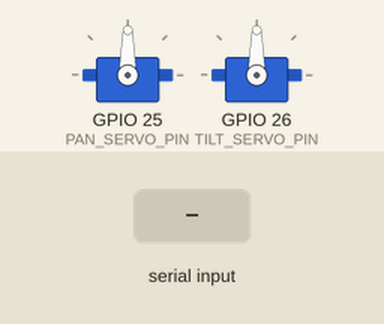
A program run on a simulated ESP32. Parts: 2 × servo. The inputs (shaded band) are chosen by the test bench.

Above: at 1.2 s.
1.3 s: "90,45\n" received over Serial
At 2.4 s:
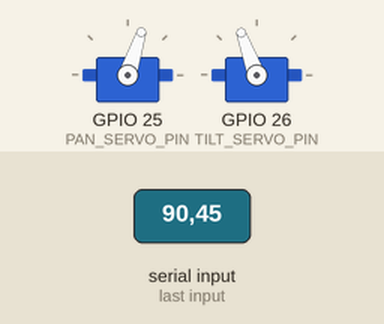
4.3 s: "30,150\n" received over Serial
At 6.4 s:
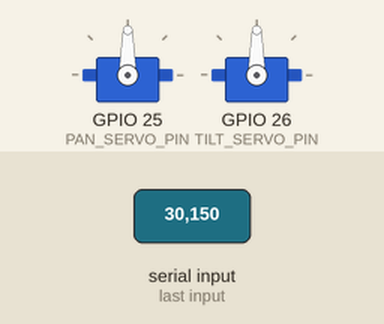
Timing chart, 0 to 7.9 s (numbered marks = the images above; inputs shaded):
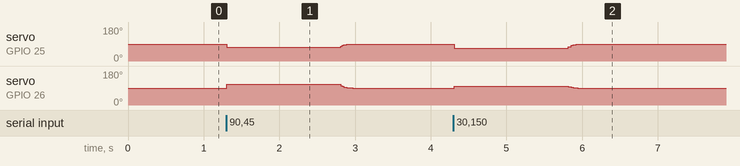

The program:

main.cpp
```cpp
/*
 * vision_guided_control - ESP32 pan/tilt servo controller
 *
 * Listens on USB serial for "X,Y\n" pixel coordinates produced by the ROS 2
 * serial_bridge_node and drives two servos so the pan/tilt mount follows the
 * target.
 *
 * Build and upload with PlatformIO (VS Code or CLI):
 *   pio run
 *   pio run -t upload
 *
 * The ESP32Servo dependency is declared in platformio.ini, so no manual
 * library installation is required.
 *
 * The control law implemented in moveServos() mirrors the reference Python in
 * ros2_ws/src/vision_guided_control/vision_guided_control/servo_math.py so the
 * simulated behaviour matches the hardware.
 *
 * HARDWARE RULE (see docs/HARDWARE_WIRING.md):
 *   NEVER power the servos from an ESP32 GPIO pin or from the ESP32's own 3.3V
 *   regulator. Use a dedicated 5V supply and tie its ground to the ESP32 GND.
 */

#include <Arduino.h>
#include <ctype.h>
#include <ESP32Servo.h>

/* ------------------------------------------------------------------ pins */

// GPIO 25 and 26 are safe, general-purpose output pins on typical ESP32
// DevKit boards: they are not strapping pins, not used by the USB-UART bridge
// and not connected to the SPI flash. Change here and update
// docs/HARDWARE_WIRING.md if your board differs.
#define PAN_SERVO_PIN   25
#define TILT_SERVO_PIN  26

/* ------------------------------------------------------------- servo limits */

// Safe mechanical range in degrees. Start conservative to protect the
// bracket; measure physical limits before widening toward 0-180.
#define PAN_MIN   20
#define PAN_MAX   160
#define TILT_MIN  20
#define TILT_MAX  160

// Starting position and position assumed when the target is lost.
#define PAN_HOME  90
#define TILT_HOME 90

// Servo pulse widths in microseconds (standard 180-degree hobby servo).
#define SERVO_MIN_PULSE_US   500
#define SERVO_MAX_PULSE_US   2400

/* ------------------------------------------------------------ control tuning */

// Camera resolution the tracker publishes. Must match the tracker_node
// parameters (frame_width / frame_height), otherwise the mapping drifts.
#define FRAME_WIDTH   640
#define FRAME_HEIGHT  480

// Control mode:
//   false = Open-loop pointer (fixed camera watching the scene; absolute mapping)
//   true  = Closed-loop visual servoing (camera mounted on the pan/tilt head;
//           incremental steps toward optical center)
#define CONTROL_MODE_CLOSED_LOOP false
#define CLOSED_LOOP_STEP_DEG     4.0f

// Proportional gain: fraction of the servo half-range applied for a target at
// the opposite frame edge (1.0 = full travel), or step multiplier in closed-loop.
#define GAIN_X        1.0f
#define GAIN_Y        1.0f

// Flip if a servo moves the wrong way for a given target direction.
#define INVERT_PAN    false
#define INVERT_TILT   false

// Ignore target motion smaller than this many pixels to suppress servo jitter.
#define DEADZONE_PX   15

// Exponential moving average factor: 0 = frozen, 1 = no smoothing.
#define SMOOTHING     0.35f

// If no valid coordinate arrives for this long, return to the home position.
#define TARGET_LOST_TIMEOUT_MS   1500UL

// Never write the servos faster than this (50 Hz is plenty and stays smooth).
#define SERVO_UPDATE_INTERVAL_MS 20UL

// Echo the resulting angles back over serial for debugging/testing.
#define SEND_ACK      false

#ifndef SERIAL_BAUD
#define SERIAL_BAUD   115200
#endif

/* ------------------------------------------------------------------- state */

Servo panServo;
Servo tiltServo;

float panAngle  = PAN_HOME;
float tiltAngle = TILT_HOME;
bool targetVisible = false;
bool returningHome = false;

unsigned long lastCommandMs = 0;
unsigned long lastServoWriteMs = 0;

// Non-blocking line buffer for the incoming serial stream.
static const size_t LINE_BUF_SIZE = 32;
char lineBuffer[LINE_BUF_SIZE];
size_t lineLength = 0;
bool discardingLine = false;

/* ------------------------------------------------------- forward declares */

void readSerial();
void processLine(char *buffer);
void moveServos(float x, float y);
void writeServos();

/* ------------------------------------------------------------------ setup */

void setup() {
  Serial.begin(SERIAL_BAUD);

  // ESP32Servo must be told the allowed pulse range before attaching.
  panServo.setPeriodHertz(50);
  tiltServo.setPeriodHertz(50);
  panServo.attach(PAN_SERVO_PIN, SERVO_MIN_PULSE_US, SERVO_MAX_PULSE_US);
  tiltServo.attach(TILT_SERVO_PIN, SERVO_MIN_PULSE_US, SERVO_MAX_PULSE_US);

  // Move to the safe home position before accepting any command.
  panAngle = PAN_HOME;
  tiltAngle = TILT_HOME;
  writeServos();

  if (SEND_ACK) {
    Serial.println("pan_tilt_controller ready");
  }
}

/* ------------------------------------------------------------------ loop */

void loop() {
  readSerial();

  unsigned long now = millis();

  // Return home smoothly when the target has been silent for a while.
  if (targetVisible && (now - lastCommandMs) > TARGET_LOST_TIMEOUT_MS) {
    targetVisible = false;
    returningHome = true;
  }

  // Throttle servo writes: fast enough for smooth motion, gentle on the servo.
  if ((now - lastServoWriteMs) >= SERVO_UPDATE_INTERVAL_MS) {
    lastServoWriteMs = now;
    if (returningHome) {
      panAngle += SMOOTHING * (PAN_HOME - panAngle);
      tiltAngle += SMOOTHING * (TILT_HOME - tiltAngle);
      if (fabs(panAngle - PAN_HOME) < 0.5f && fabs(tiltAngle - TILT_HOME) < 0.5f) {
        panAngle = PAN_HOME;
        tiltAngle = TILT_HOME;
        returningHome = false;
      }
    }
    writeServos();
  }
}

/* ---------------------------------------------------------------- I/O */

void readSerial() {
  while (Serial.available()) {
    char c = Serial.read();
    if (c == '\n' || c == '\r') {
      if (discardingLine) {
        discardingLine = false;
      } else if (lineLength > 0) {
        lineBuffer[lineLength] = '\0';
        processLine(lineBuffer);
      }
      lineLength = 0;
    } else if (discardingLine) {
      // Discard remaining bytes of an oversized line until the next terminator.
    } else if (lineLength < LINE_BUF_SIZE - 1) {
      lineBuffer[lineLength++] = c;
    } else {
      // Line too long: it cannot be a valid packet, drop until newline and resync.
      lineLength = 0;
      discardingLine = true;
    }
  }
}

void processLine(char *buffer) {
  long x = 0;
  long y = 0;

  char *comma = strchr(buffer, ',');
  if (comma == NULL) {
    return;  // Malformed: no separator.
  }
  *comma = '\0';

  char *yField = comma + 1;
  // Require an ASCII digit first so leading whitespace and +/- signs are
  // rejected consistently with serial_protocol.py.
  if (!isdigit((unsigned char)buffer[0]) || !isdigit((unsigned char)yField[0])) {
    return;
  }

  char *endX = NULL;
  char *endY = NULL;
  x = strtol(buffer, &endX, 10);
  y = strtol(yField, &endY, 10);

  // Reject "320," / ",240" / "12,34,56" / "abc,def" outright.
  if (endX == buffer || *endX != '\0' || endY == yField || *endY != '\0') {
    return;
  }
  if (x < 0 || x > 65535 || y < 0 || y > 65535) {
    return;  // Out of range: never forward impossible coordinates to the servos.
  }

  moveServos((float)x, (float)y);
}

/* -------------------------------------------------------------- control */

void moveServos(float x, float y) {
  float halfWidth = FRAME_WIDTH / 2.0f;
  float halfHeight = FRAME_HEIGHT / 2.0f;

  float errorX = x - halfWidth;
  float errorY = y - halfHeight;

  float targetPan = CONTROL_MODE_CLOSED_LOOP ? panAngle : PAN_HOME;
  float targetTilt = CONTROL_MODE_CLOSED_LOOP ? tiltAngle : TILT_HOME;

  if (fabs(errorX) > DEADZONE_PX) {
    if (CONTROL_MODE_CLOSED_LOOP) {
      float deltaPan = GAIN_X * (errorX / halfWidth) * CLOSED_LOOP_STEP_DEG;
      if (INVERT_PAN) {
        deltaPan = -deltaPan;
      }
      targetPan = panAngle + deltaPan;
    } else {
      targetPan = PAN_HOME + GAIN_X * (errorX / halfWidth)
                  * ((PAN_MAX - PAN_MIN) / 2.0f);
      if (INVERT_PAN) {
        targetPan = PAN_HOME - (targetPan - PAN_HOME);
      }
    }
  }

  // Image y grows downward; tilting "up" for a target above the centre means
  // inverting the y term by default.
  if (fabs(errorY) > DEADZONE_PX) {
    if (CONTROL_MODE_CLOSED_LOOP) {
      float deltaTilt = -GAIN_Y * (errorY / halfHeight) * CLOSED_LOOP_STEP_DEG;
      if (INVERT_TILT) {
        deltaTilt = -deltaTilt;
      }
      targetTilt = tiltAngle + deltaTilt;
    } else {
      targetTilt = TILT_HOME - GAIN_Y * (errorY / halfHeight)
                   * ((TILT_MAX - TILT_MIN) / 2.0f);
      if (INVERT_TILT) {
        targetTilt = TILT_HOME - (targetTilt - TILT_HOME);
      }
    }
  }

  // Exponential moving average keeps motion smooth and non-aggressive.
  panAngle += SMOOTHING * (constrain(targetPan, PAN_MIN, PAN_MAX) - panAngle);
  tiltAngle += SMOOTHING * (constrain(targetTilt, TILT_MIN, TILT_MAX) - tiltAngle);

  // Final safety clamp before anything reaches a physical actuator.
  panAngle = constrain(panAngle, PAN_MIN, PAN_MAX);
  tiltAngle = constrain(tiltAngle, TILT_MIN, TILT_MAX);

  targetVisible = true;
  returningHome = false;
  lastCommandMs = millis();

  if (SEND_ACK) {
    Serial.print("pan=");
    Serial.print((int)panAngle);
    Serial.print(" tilt=");
    Serial.println((int)tiltAngle);
  }
}

void writeServos() {
  panServo.write((int)round(panAngle));
  tiltServo.write((int)round(tiltAngle));
}
```

Measured:
- after the input at 1.3 s, servo on GPIO 25 (PAN_SERVO_PIN): 90° → 72° at once, → 90° 1.5 s later; servo on GPIO 26 (TILT_SERVO_PIN): 90° → 110° at once, → 90° 1.5 s later
- after the input at 4.3 s, servo on GPIO 25 (PAN_SERVO_PIN): 90° → 68° at once, → 90° 1.5 s later; servo on GPIO 26 (TILT_SERVO_PIN): 90° → 99° at once, → 90° 1.5 s later
